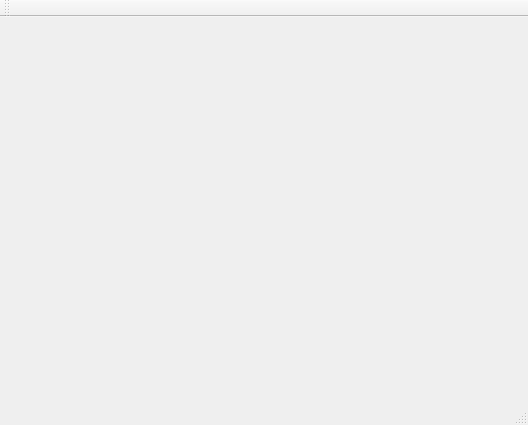
<?xml version="1.0" encoding="UTF-8"?>
<ui version="4.0">
 <class>MainWindow</class>
 <widget class="QMainWindow" name="MainWindow">
  <property name="windowModality">
   <enum>Qt::NonModal</enum>
  </property>
  <property name="geometry">
   <rect>
    <x>0</x>
    <y>0</y>
    <width>528</width>
    <height>425</height>
   </rect>
  </property>
  <property name="windowTitle">
   <string>MainWindow</string>
  </property>
  <property name="autoFillBackground">
   <bool>false</bool>
  </property>
  <widget class="QWidget" name="centralWidget"/>
  <widget class="QMenuBar" name="menuBar">
   <property name="geometry">
    <rect>
     <x>0</x>
     <y>0</y>
     <width>528</width>
     <height>21</height>
    </rect>
   </property>
  </widget>
  <widget class="QToolBar" name="mainToolBar">
   <attribute name="toolBarArea">
    <enum>TopToolBarArea</enum>
   </attribute>
   <attribute name="toolBarBreak">
    <bool>false</bool>
   </attribute>
  </widget>
  <widget class="QStatusBar" name="statusBar"/>
 </widget>
 <layoutdefault spacing="6" margin="11"/>
 <resources/>
 <connections/>
</ui>
